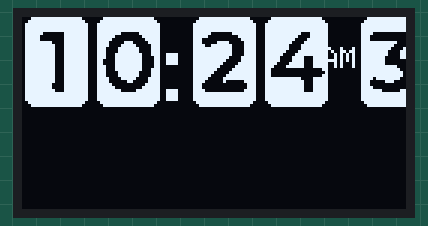
Recording of a sketch running on a simulated ESP32. Shown: 128×64 one-colour display. WiFi joins after 1.5 s; servers stay silent unless stated; network time is answered at once with the bench clock; the local clock reads 2024-03-15 10:24:30 at power-on unless the sketch sets it; what the sketch prints to the serial monitor is not drawn.

Above: at 3.6 s.
At 10.6 s:
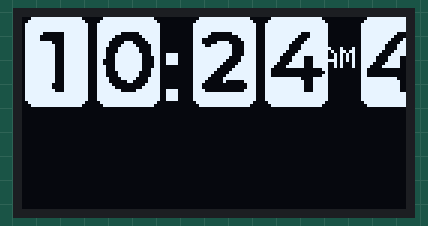
At 20.6 s:
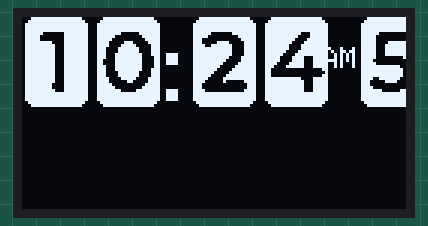
At 30.6 s:
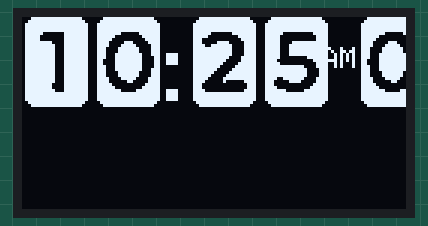

Measured:
- what the display in image 0 shows lasts 7.0 s, from 3.6 s to 10.6 s
- what the display in image 1 shows lasts 10.0 s, from 10.6 s to 20.6 s

The sketch:

flip_clock_test.ino
```cpp
#include <Wire.h>
#include <Adafruit_GFX.h>
#include <Adafruit_SSD1306.h>
#include <WiFi.h>
#include <NTPClient.h>
#include <WiFiUdp.h>

#define SCREEN_WIDTH 128 // OLED display width, in pixels
#define SCREEN_HEIGHT 64 // OLED display height, in pixels


#define OLED_MOSI   13
#define OLED_CLK   14
#define OLED_DC    5
#define OLED_CS    15
#define OLED_RESET 4
Adafruit_SSD1306 display(SCREEN_WIDTH, SCREEN_HEIGHT,
  OLED_MOSI, OLED_CLK, OLED_DC, OLED_RESET, OLED_CS);
// OLED display configuration


// Wi-Fi configuration
char ssid[] = "pi";         // Replace with your Wi-Fi SSID
char password[] = "raspberry"; // Replace with your Wi-Fi password

// NTP configuration
WiFiUDP ntpUDP;
NTPClient timeClient(ntpUDP, "pool.ntp.org", 19800, 60000); // IST (GMT+5:30)

const uint8_t* getDigitBitmap(int digit) {


// Bitmap placeholders for 0-9 and AM/PM characters
static const uint8_t zeroBitmap[] PROGMEM = { 0x1f, 0xff, 0xf0, 0x3f, 0xff, 0xf8, 0x7f, 0xff, 0xfc, 0x7f, 0xff, 0xfc, 0x7f, 0xff, 0xfc, 0x7f,
0x81, 0xfc, 0x7e, 0x00, 0xfc, 0x7c, 0x00, 0x7c, 0x78, 0x38, 0x3c, 0x78, 0x7c, 0x1c, 0x70, 0xfe,
0x1c, 0x70, 0xfe, 0x1c, 0x71, 0xff, 0x1c, 0x71, 0xff, 0x0c, 0x61, 0xff, 0x0c, 0x61, 0xff, 0x0c,
0x71, 0xff, 0x0c, 0x71, 0xff, 0x1c, 0x70, 0xfe, 0x1c, 0x70, 0xfe, 0x1c, 0x78, 0x7c, 0x3c, 0x78,
0x18, 0x3c, 0x7c, 0x00, 0x7c, 0x7e, 0x00, 0xfc, 0x7f, 0x83, 0xfc, 0x7f, 0xff, 0xfc, 0x7f, 0xff,
0xfc, 0x7f, 0xff, 0xfc, 0x3f, 0xff, 0xf8, 0x1f, 0xff, 0xf0 };
static const uint8_t oneBitmap[] PROGMEM = { 0x1f, 0xff, 0xf0, 0x3f, 0xff, 0xf8, 0x7f, 0xff, 0xfc, 0x7f, 0xff, 0xfc, 0x7f, 0xff, 0xfc, 0x7e,
0x03, 0xfc, 0x7c, 0x03, 0xfc, 0x7c, 0x03, 0xfc, 0x7f, 0xc3, 0xfc, 0x7f, 0xe3, 0xfc, 0x7f, 0xe3,
0xfc, 0x7f, 0xe3, 0xfc, 0x7f, 0xe3, 0xfc, 0x7f, 0xe3, 0xfc, 0x7f, 0xe3, 0xfc, 0x7f, 0xe3, 0xfc,
0x7f, 0xe3, 0xfc, 0x7f, 0xe3, 0xfc, 0x7f, 0xe3, 0xfc, 0x7f, 0xe3, 0xfc, 0x7f, 0xe3, 0xfc, 0x7f,
0xe3, 0xfc, 0x7f, 0xc3, 0xfc, 0x7f, 0xc3, 0xfc, 0x7f, 0xe3, 0xfc, 0x7f, 0xff, 0xfc, 0x7f, 0xff,
0xfc, 0x7f, 0xff, 0xfc, 0x3f, 0xff, 0xf8, 0x1f, 0xff, 0xf0 };
static const uint8_t twoBitmap[] PROGMEM = { 0x1f, 0xff, 0xf0, 0x3f, 0xff, 0xf8, 0x7f, 0xff, 0xfc, 0x7f, 0xff, 0xfc, 0x7f, 0xff, 0xfc, 0x7e,
0x03, 0xfc, 0x7c, 0x00, 0xfc, 0x70, 0x00, 0x7c, 0x70, 0x78, 0x3c, 0x79, 0xfc, 0x3c, 0x7f, 0xfc,
0x3c, 0x7f, 0xfc, 0x3c, 0x7f, 0xfc, 0x3c, 0x7f, 0xf8, 0x7c, 0x7f, 0xf0, 0x7c, 0x7f, 0xe0, 0xfc,
0x7f, 0xc1, 0xfc, 0x7f, 0x83, 0xfc, 0x7f, 0x07, 0xfc, 0x7e, 0x0f, 0xfc, 0x7c, 0x1f, 0xfc, 0x78,
0x10, 0x3c, 0x70, 0x00, 0x1c, 0x70, 0x00, 0x1c, 0x78, 0x00, 0x3c, 0x7f, 0xff, 0xfc, 0x7f, 0xff,
0xfc, 0x7f, 0xff, 0xfc, 0x3f, 0xff, 0xf8, 0x1f, 0xff, 0xf0 };
static const uint8_t threeBitmap[] PROGMEM = { 0x1f, 0xff, 0xf0, 0x3f, 0xff, 0xf8, 0x7f, 0xff, 0xfc, 0x7f, 0xff, 0xfc, 0x7f, 0xff, 0xfc, 0x78,
0x00, 0x7c, 0x70, 0x00, 0x3c, 0x70, 0x00, 0x3c, 0x7f, 0xf8, 0x7c, 0x7f, 0xf0, 0xfc, 0x7f, 0xe1,
0xfc, 0x7f, 0xc3, 0xfc, 0x7f, 0xc3, 0xfc, 0x7f, 0x83, 0xfc, 0x7f, 0x80, 0xfc, 0x7f, 0x80, 0x7c,
0x7f, 0xf8, 0x3c, 0x7f, 0xfc, 0x3c, 0x7f, 0xfe, 0x3c, 0x7f, 0xfe, 0x3c, 0x7b, 0xfc, 0x3c, 0x70,
0x70, 0x3c, 0x70, 0x00, 0x7c, 0x78, 0x00, 0xfc, 0x7f, 0x03, 0xfc, 0x7f, 0xff, 0xfc, 0x7f, 0xff,
0xfc, 0x7f, 0xff, 0xfc, 0x3f, 0xff, 0xf8, 0x1f, 0xff, 0xf0 };
static const uint8_t fourBitmap[] PROGMEM = { 0x1f, 0xff, 0xf0, 0x3f, 0xff, 0xf8, 0x7f, 0xff, 0xfc, 0x7f, 0xff, 0xfc, 0x7f, 0xff, 0xfc, 0x7f,
0xf8, 0xfc, 0x7f, 0xf0, 0xfc, 0x7f, 0xe1, 0xfc, 0x7f, 0xc3, 0xfc, 0x7f, 0x87, 0xfc, 0x7f, 0x87,
0xfc, 0x7f, 0x0f, 0xfc, 0x7e, 0x1f, 0xfc, 0x7c, 0x3c, 0x7c, 0x7c, 0x3c, 0x7c, 0x78, 0x7c, 0x7c,
0x70, 0xfc, 0x7c, 0x60, 0x00, 0x0c, 0x60, 0x00, 0x04, 0x60, 0x00, 0x0c, 0x7f, 0xf8, 0x7c, 0x7f,
0xfc, 0x7c, 0x7f, 0xfc, 0x7c, 0x7f, 0xfc, 0x7c, 0x7f, 0xfc, 0x7c, 0x7f, 0xff, 0xfc, 0x7f, 0xff,
0xfc, 0x7f, 0xff, 0xfc, 0x3f, 0xff, 0xf8, 0x1f, 0xff, 0xf0 };
static const uint8_t fiveBitmap[] PROGMEM = { 0x1f, 0xff, 0xf0, 0x3f, 0xff, 0xf8, 0x7f, 0xff, 0xfc, 0x7f, 0xff, 0xfc, 0x7f, 0xff, 0xfc, 0x7e,
0x00, 0x7c, 0x7c, 0x00, 0x3c, 0x7c, 0x00, 0x3c, 0x7c, 0x3f, 0xfc, 0x7c, 0x7f, 0xfc, 0x7c, 0x7f,
0xfc, 0x7c, 0x7f, 0xfc, 0x7c, 0x7f, 0xfc, 0x7c, 0x01, 0xfc, 0x78, 0x00, 0x7c, 0x7c, 0x00, 0x3c,
0x7f, 0xfc, 0x3c, 0x7f, 0xfe, 0x1c, 0x7f, 0xfe, 0x1c, 0x7f, 0xfe, 0x1c, 0x79, 0xfc, 0x3c, 0x70,
0x78, 0x3c, 0x70, 0x00, 0x7c, 0x78, 0x00, 0xfc, 0x7f, 0x03, 0xfc, 0x7f, 0xff, 0xfc, 0x7f, 0xff,
0xfc, 0x7f, 0xff, 0xfc, 0x3f, 0xff, 0xf8, 0x1f, 0xff, 0xf0 };
static const uint8_t sixBitmap[] PROGMEM = { 0x1f, 0xff, 0xf0, 0x3f, 0xff, 0xf8, 0x7f, 0xff, 0xfc, 0x7f, 0xff, 0xfc, 0x7f, 0xff, 0xfc, 0x7f,
0xc0, 0x7c, 0x7f, 0x00, 0x3c, 0x7e, 0x00, 0x3c, 0x7c, 0x1f, 0x7c, 0x78, 0x3f, 0xfc, 0x78, 0x7f,
0xfc, 0x78, 0xff, 0xfc, 0x70, 0xff, 0xfc, 0x70, 0x80, 0x7c, 0x70, 0x00, 0x3c, 0x70, 0x00, 0x1c,
0x70, 0x7e, 0x1c, 0x70, 0x7f, 0x1c, 0x70, 0xff, 0x0c, 0x78, 0xff, 0x1c, 0x78, 0x7e, 0x1c, 0x7c,
0x3c, 0x1c, 0x7c, 0x00, 0x3c, 0x7f, 0x00, 0x7c, 0x7f, 0xc1, 0xfc, 0x7f, 0xff, 0xfc, 0x7f, 0xff,
0xfc, 0x7f, 0xff, 0xfc, 0x3f, 0xff, 0xf8, 0x1f, 0xff, 0xf0 };
static const uint8_t sevenBitmap[] PROGMEM = { 0x1f, 0xff, 0xf0, 0x3f, 0xff, 0xf8, 0x7f, 0xff, 0xfc, 0x7f, 0xff, 0xfc, 0x7f, 0xff, 0xfc, 0x70,
0x00, 0x1c, 0x70, 0x00, 0x1c, 0x70, 0x00, 0x1c, 0x70, 0xfc, 0x1c, 0x71, 0xfc, 0x3c, 0x71, 0xfc,
0x3c, 0x71, 0xf8, 0x7c, 0x7f, 0xf8, 0x7c, 0x7f, 0xf0, 0xfc, 0x7f, 0xf0, 0xfc, 0x7f, 0xf1, 0xfc,
0x7f, 0xe1, 0xfc, 0x7f, 0xe1, 0xfc, 0x7f, 0xc3, 0xfc, 0x7f, 0xc3, 0xfc, 0x7f, 0x87, 0xfc, 0x7f,
0x87, 0xfc, 0x7f, 0x0f, 0xfc, 0x7f, 0x0f, 0xfc, 0x7f, 0x1f, 0xfc, 0x7f, 0xff, 0xfc, 0x7f, 0xff,
0xfc, 0x7f, 0xff, 0xfc, 0x3f, 0xff, 0xf8, 0x1f, 0xff, 0xf0 };
static const uint8_t eightBitmap[] PROGMEM = { 0x1f, 0xff, 0xf0, 0x3f, 0xff, 0xf8, 0x7f, 0xff, 0xfc, 0x7f, 0xff, 0xfc, 0x7f, 0xff, 0xfc, 0x7f,
0x01, 0xfc, 0x7c, 0x00, 0x7c, 0x78, 0x00, 0x3c, 0x78, 0x7c, 0x3c, 0x70, 0xfe, 0x1c, 0x70, 0xfe,
0x1c, 0x70, 0xfe, 0x1c, 0x78, 0x7c, 0x3c, 0x7c, 0x00, 0x7c, 0x7c, 0x00, 0x7c, 0x78, 0x00, 0x3c,
0x70, 0x7c, 0x1c, 0x70, 0xfe, 0x1c, 0x71, 0xff, 0x1c, 0x71, 0xff, 0x1c, 0x70, 0xfe, 0x1c, 0x70,
0x7c, 0x1c, 0x78, 0x00, 0x3c, 0x7c, 0x00, 0x7c, 0x7f, 0x01, 0xfc, 0x7f, 0xff, 0xfc, 0x7f, 0xff,
0xfc, 0x7f, 0xff, 0xfc, 0x3f, 0xff, 0xf8, 0x1f, 0xff, 0xf0 };
static const uint8_t nineBitmap[] PROGMEM = { 0x1f, 0xff, 0xf0, 0x3f, 0xff, 0xf8, 0x7f, 0xff, 0xfc, 0x7f, 0xff, 0xfc, 0x7f, 0xff, 0xfc, 0x7e,
0x03, 0xfc, 0x7c, 0x00, 0xfc, 0x78, 0x00, 0x7c, 0x70, 0x78, 0x3c, 0x70, 0xfc, 0x3c, 0x71, 0xfe,
0x3c, 0x61, 0xfe, 0x1c, 0x70, 0xfc, 0x1c, 0x70, 0xf8, 0x1c, 0x70, 0x00, 0x1c, 0x78, 0x00, 0x1c,
0x7e, 0x02, 0x1c, 0x7f, 0xfe, 0x1c, 0x7f, 0xfe, 0x1c, 0x7f, 0xfc, 0x3c, 0x7f, 0xf8, 0x3c, 0x78,
0xe0, 0x7c, 0x78, 0x00, 0xfc, 0x78, 0x01, 0xfc, 0x7c, 0x07, 0xfc, 0x7f, 0xff, 0xfc, 0x7f, 0xff,
0xfc, 0x7f, 0xff, 0xfc, 0x3f, 0xff, 0xf8, 0x1f, 0xff, 0xf0 };
static const uint8_t amBitmap[] PROGMEM = { 0x1f, 0xff, 0xf0, 0x3f, 0xff, 0xf8, 0x7f, 0xff, 0xfc, 0x7f, 0xff, 0xfc, 0x7f, 0xff, 0xfc, 0x7f,
0xff, 0xfc, 0x7f, 0x83, 0xfc, 0x7f, 0x83, 0xfc, 0x7f, 0x01, 0xfc, 0x7f, 0x01, 0xfc, 0x7f, 0x10,
0xfc, 0x7e, 0x10, 0xfc, 0x7e, 0x38, 0xfc, 0x7c, 0x38, 0x7c, 0x7c, 0x7c, 0x7c, 0x78, 0x7c, 0x3c,
0x78, 0x00, 0x3c, 0x70, 0x00, 0x1c, 0x70, 0x00, 0x1c, 0x71, 0xff, 0x0c, 0x61, 0xff, 0x0c, 0x61,
0xff, 0x0c, 0x7f, 0xff, 0xfc, 0x7f, 0xff, 0xfc, 0x7f, 0xff, 0xfc, 0x7f, 0xff, 0xfc, 0x7f, 0xff,
0xfc, 0x7f, 0xff, 0xfc, 0x3f, 0xff, 0xf8, 0x1f, 0xff, 0xf0 };
static const uint8_t pmBitmap[] PROGMEM = { 0x1f, 0xff, 0xf0, 0x3f, 0xff, 0xf8, 0x7f, 0xff, 0xfc, 0x7f, 0xff, 0xfc, 0x7f, 0xff, 0xfc, 0x7f,
0xff, 0xfc, 0x78, 0x00, 0xfc, 0x78, 0x00, 0x7c, 0x78, 0x00, 0x3c, 0x78, 0x7c, 0x1c, 0x78, 0x7e,
0x1c, 0x78, 0x7e, 0x1c, 0x78, 0x7e, 0x1c, 0x78, 0x7e, 0x1c, 0x78, 0x78, 0x1c, 0x78, 0x00, 0x3c,
0x78, 0x00, 0x7c, 0x78, 0x03, 0xfc, 0x78, 0x7f, 0xfc, 0x78, 0x7f, 0xfc, 0x78, 0x7f, 0xfc, 0x78,
0x7f, 0xfc, 0x7f, 0xff, 0xfc, 0x7f, 0xff, 0xfc, 0x7f, 0xff, 0xfc, 0x7f, 0xff, 0xfc, 0x7f, 0xff,
0xfc, 0x7f, 0xff, 0xfc, 0x3f, 0xff, 0xf8, 0x1f, 0xff, 0xf0 };


  switch (digit) {
    case 0: return zeroBitmap;
    case 1: return oneBitmap;
    case 2: return twoBitmap;
    case 3: return threeBitmap;
    case 4: return fourBitmap;
    case 5: return fiveBitmap;
    case 6: return sixBitmap;
    case 7: return sevenBitmap;
    case 8: return eightBitmap;
    case 9: return nineBitmap;
    case 10: return amBitmap;  // AM indicator
    case 11: return pmBitmap;  // PM indicator
    default: return zeroBitmap; // Default to zero if an invalid digit is passed
  }
}

void setup() {
  Serial.begin(115200);

  // Initialize OLED display
  if (!display.begin(SSD1306_SWITCHCAPVCC, 0x3C)) {
    Serial.println(F("SSD1306 allocation failed"));
    while (true);
  }

  delay(2000);
  display.clearDisplay();

  // Connect to Wi-Fi
  WiFi.begin(ssid, password);
  while (WiFi.status() != WL_CONNECTED) {
    delay(500);
    Serial.print(".");
  }
  Serial.println(" Wi-Fi Connected!");

  // Initialize NTP client
  timeClient.begin();
  timeClient.update();
}

void loop() {
  static unsigned long previousMillis = 0;
  const long interval = 1000; // Update interval (1 second)
  unsigned long currentMillis = millis();

  if (currentMillis - previousMillis >= interval) {
    previousMillis = currentMillis;

    // Update time from NTP server
    timeClient.update();

    int currentHour = timeClient.getHours();
    int currentMinute = timeClient.getMinutes();
    int currentSecond = timeClient.getSeconds();

    // Convert to 12-hour format
    bool isPM = currentHour >= 12;
    currentHour = currentHour % 12;
    if (currentHour == 0) currentHour = 12;

    // Clear display
    display.clearDisplay();

    // Display hour
    display.setCursor(0, 10);
    display.drawBitmap(0, 0, getDigitBitmap(currentHour / 10), 24, 30, WHITE); // First digit
    display.drawBitmap(24, 0, getDigitBitmap(currentHour % 10), 24, 30, WHITE); // Second digit

    // Display colon
    display.fillRect(48, 12, 4, 4, WHITE); // Colon top
    display.fillRect(48, 24, 4, 4, WHITE); // Colon bottom

    // Display minute
    display.drawBitmap(56, 0, getDigitBitmap(currentMinute / 10), 24, 30, WHITE); // First digit
    display.drawBitmap(80, 0, getDigitBitmap(currentMinute % 10), 24, 30, WHITE); // Second digit

    // Display second
    display.drawBitmap(112, 0, getDigitBitmap(currentSecond / 10), 24, 30, WHITE); // First digit
    display.drawBitmap(136, 0, getDigitBitmap(currentSecond % 10), 24, 30, WHITE); // Second digit

    // Display AM/PM
    display.setCursor(100, 10);
    display.print(isPM ? "PM" : "AM");

    // Update display
    display.display();
  }
}
```
